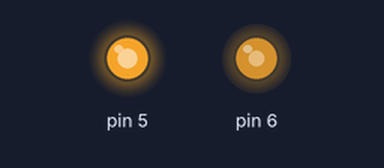
A sketch run on a simulated Arduino Uno, built with avr-gcc and run on an emulated ATmega328P. Shown: output pins drawn as LEDs (lit = HIGH). Random numbers use the default seed unless the sketch sets one.

Above: at 0.15 s.
At 9.62 s:
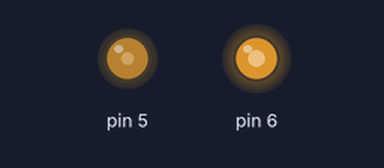
At 20.56 s:
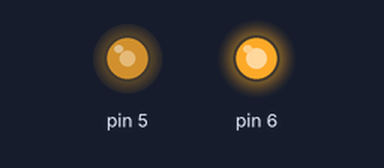
At 39.78 s:
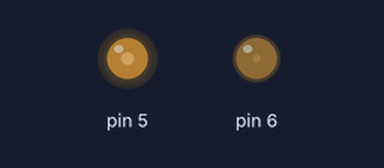
Timing chart, 0 to 40.0 s (numbered marks = the images above):
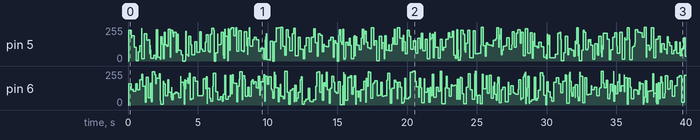

The sketch:

HalloweenBlink.ino
```cpp
/*
  HalloweenBlink

  It mimics the behavior of a candle inside a halloween pumpkin.
  For that, it changes the intensity of the LEDs randomly.

  Circuit
   * LEDs atached from pin 5 and 6 to ground
   * You need a 220 Ohm resistor for each LED


  writen by
  slaanevil
*/

#include "RandomBlink.h"

RandomBlink led1 = RandomBlink(5); //pin
RandomBlink led2 = RandomBlink(6); //pin


// the setup function runs once when you press reset or power the board
void setup() {

}

// the loop function runs over and over again forever
void loop() {
  //Refresh LEDs
  led1.update();
  led2.update();
}
```

RandomBlink.cpp
```cpp
#include "Arduino.h"
#include "RandomBlink.h"

RandomBlink::RandomBlink(int pin){
  _pin=pin;
  _previousTime=0;
  _nextInterval=50;
  _currentTime=0;

  pinMode(_pin, OUTPUT);
}


void RandomBlink::update(){

  //Get actual time
  _currentTime = millis();

  if (_currentTime - _previousTime >= _nextInterval) {

    // save the last time you blinked the LED
    _previousTime = _currentTime;

    // Generate random PWM signal
    analogWrite(_pin, random(0, 255));

    // random interval time
    _nextInterval = random(10, 200);
  }
}
```

RandomBlink.h
```cpp
#include "Arduino.h"

class RandomBlink{

  private:
    int _pin;
    unsigned long _previousTime;
    unsigned long _nextInterval;
    unsigned long _currentTime;

public:
 RandomBlink(int pin);
 void update();
};
```
